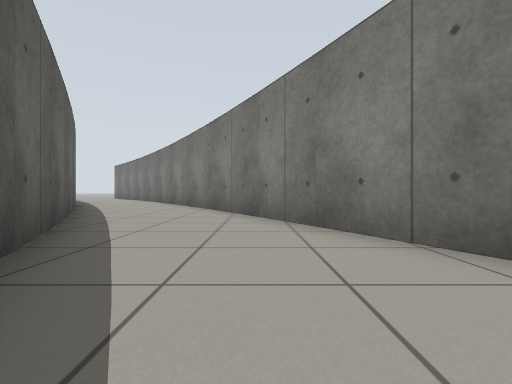
[1] (above)

13 first-person views from a walk through a Gazebo world. The camera is 0.5 m above the floor, looks level and sees 85° across. Floor lines are 1 m apart. The floor is counted in squares, 1 m on a side. Each view is taken from the middle of a square. On the plan, view 1 faces up. The plan holds only what a view shows up to about 9 squares ahead; the rest is blank.

[2]
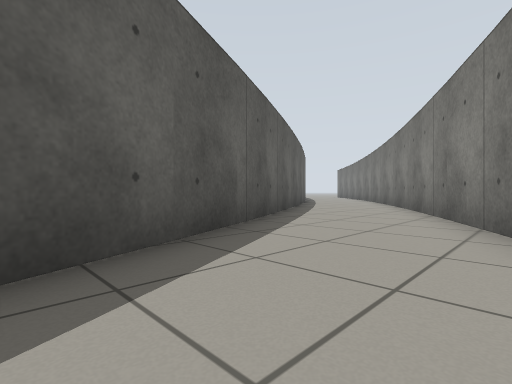

[3]
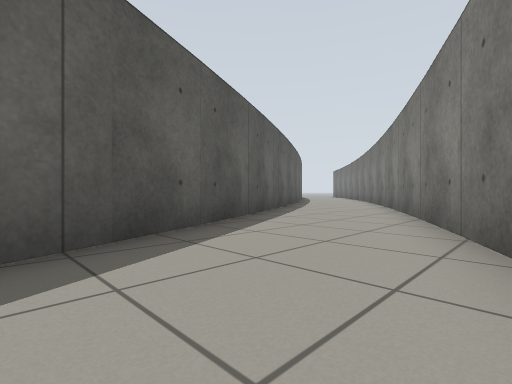

[4]
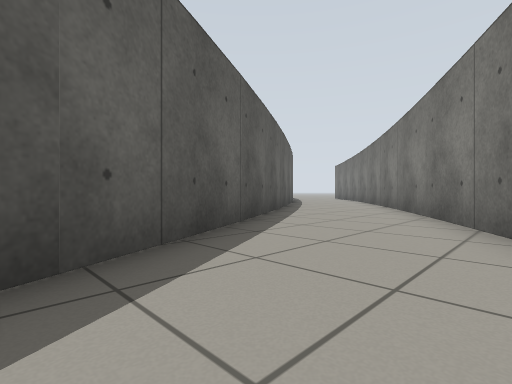

[5]
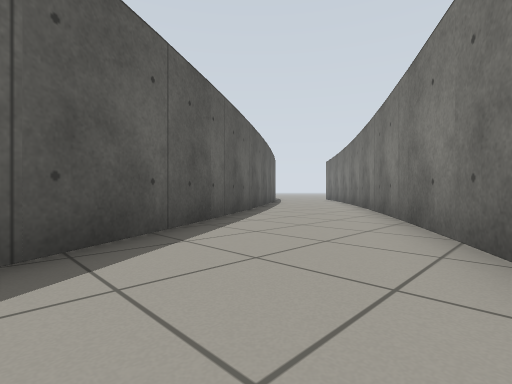

[6]
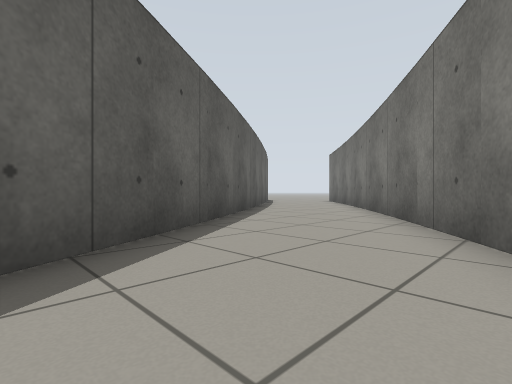

[7]
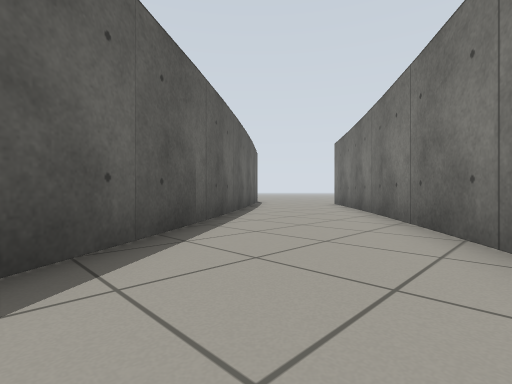

[8]
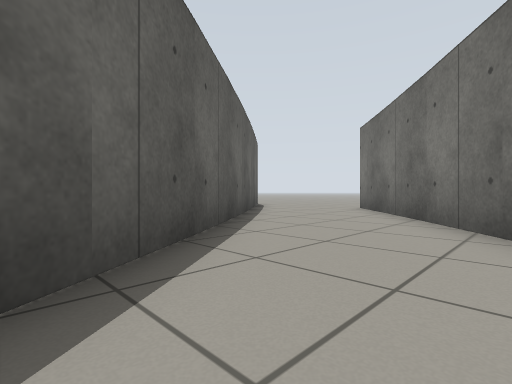

[9]
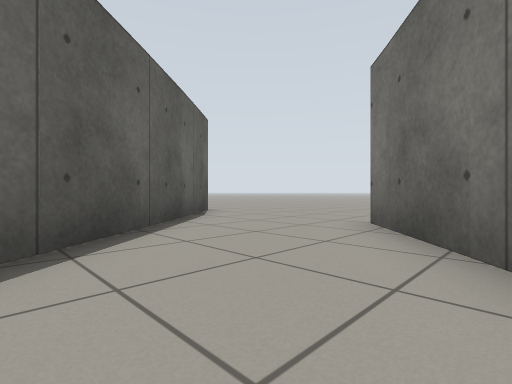

[10]
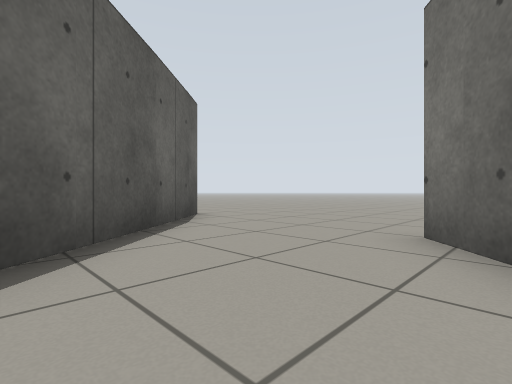

[11]
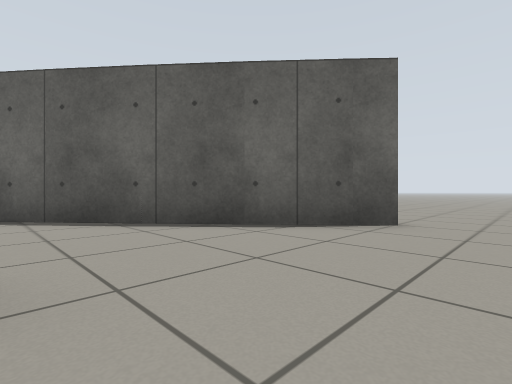

[12]
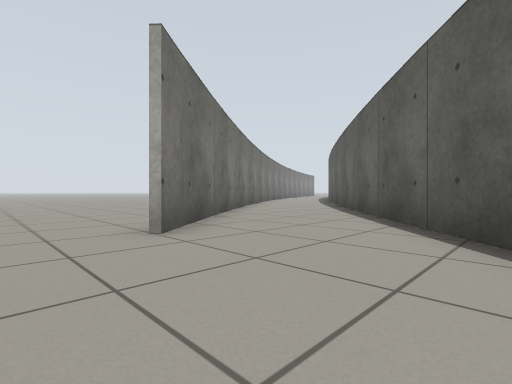

[13]
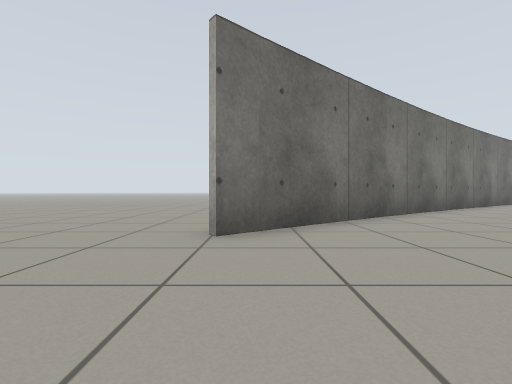

### Floor plan
Key: @ floor where view 1 was taken; # wall or solid block; . floor.
Columns run from 17 left of view 1 to 3 right of it. Each row starts with its distance up from view 1.
 23 .............
 22 ..............
 21 ..#....#......
 20   ##...##....
 19    ##...##
 18     ##...#
 17      ##..##
 16       #...##
 15       ##...##
 14        ##...#
 13         ##..##
 12          #...##
 11          ##...#
 10           ##..##
  9            #...#
  8            ##..##
  7             ##..##
  6              #...#
  5              ##..##
  4               #...#
  3               ##..##
  2                #...#
  1                ##..##
  0                 #@..#
 -1                 ##..
 -2                  #..
 -3                  #  .

Positions as (right, up) in squares from view 1, and headings:
1: (0, 0), facing up
2: (2, -2), facing up-left
3: (3, -3), facing up-left
4: (0, 2), facing up-left
5: (-1, 5), facing up-left
6: (-3, 8), facing up-left
7: (-5, 11), facing up-left
8: (-7, 13), facing up-left
9: (-9, 17), facing up-left
10: (-10, 18), facing up-left
11: (-11, 23), facing down-left
12: (-14, 23), facing down-right
13: (-14, 21), facing right
